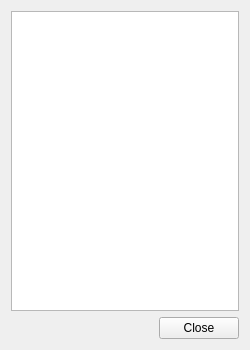
<?xml version="1.0" encoding="UTF-8"?>
<ui version="4.0">
 <class>Form</class>
 <widget class="QWidget" name="Form">
  <property name="geometry">
   <rect>
    <x>0</x>
    <y>0</y>
    <width>250</width>
    <height>350</height>
   </rect>
  </property>
  <property name="windowTitle">
   <string>Form</string>
  </property>
  <layout class="QGridLayout" name="gridLayout">
   <item row="0" column="0" colspan="2">
    <widget class="QTreeWidget" name="dept_treeWidget">
     <property name="rootIsDecorated">
      <bool>true</bool>
     </property>
     <property name="animated">
      <bool>true</bool>
     </property>
     <attribute name="headerVisible">
      <bool>false</bool>
     </attribute>
     <attribute name="headerVisible">
      <bool>false</bool>
     </attribute>
     <column>
      <property name="text">
       <string notr="true">1</string>
      </property>
     </column>
    </widget>
   </item>
   <item row="1" column="0">
    <spacer name="horizontalSpacer">
     <property name="orientation">
      <enum>Qt::Horizontal</enum>
     </property>
     <property name="sizeHint" stdset="0">
      <size>
       <width>40</width>
       <height>20</height>
      </size>
     </property>
    </spacer>
   </item>
   <item row="1" column="1">
    <widget class="QPushButton" name="close_btn">
     <property name="text">
      <string>Close</string>
     </property>
    </widget>
   </item>
  </layout>
 </widget>
 <resources/>
 <connections/>
</ui>
